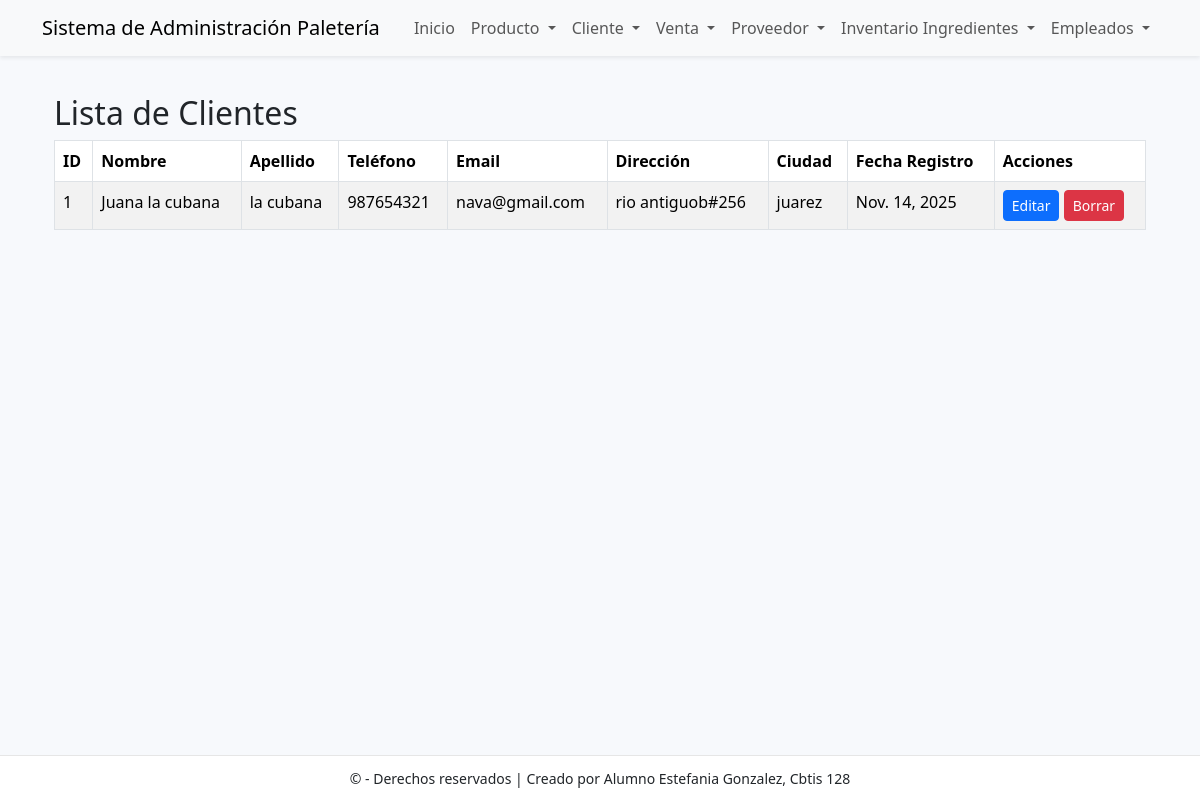
The app's page /cliente/ver/ with its own data.
### app_Paleteria/models.py (models this page shows, shortened)
class Cliente(models.Model):
    id_cliente = models.AutoField(primary_key=True)
    nombre = models.CharField(max_length=100)
    apellido = models.CharField(max_length=100)
    telefono = models.CharField(max_length=50)
    email = models.CharField(max_length=100)
    direccion = models.CharField(max_length=100)
    fecha_registro = models.DateField(auto_now_add=True)
    ciudad = models.CharField(max_length=100, blank=True)

### app_Paleteria/views.py (the view)
# urls.py: path('cliente/ver/', views.ver_cliente, name='ver_cliente'),
def ver_cliente(request):
    clientes = Cliente.objects.all().order_by('id_cliente')
    return render(request, 'cliente/ver_cliente.html', {'clientes': clientes})

### app_Paleteria/templates/cliente/ver_cliente.html
{% extends 'base.html' %}
{% block content %}
<div class="container mt-4">
  <h2>Lista de Clientes</h2>
  <table class="table table-striped table-bordered">
    <thead>
      <tr>
        <th>ID</th>
        <th>Nombre</th>
        <th>Apellido</th>
        <th>Teléfono</th>
        <th>Email</th>
        <th>Dirección</th>
        <th>Ciudad</th>
        <th>Fecha Registro</th>
        <th>Acciones</th>
      </tr>
    </thead>
    <tbody>
      {% for cliente in clientes %}
      <tr>
        <td>{{ cliente.id_cliente }}</td>
        <td>{{ cliente.nombre }}</td>
        <td>{{ cliente.apellido }}</td>
        <td>{{ cliente.telefono }}</td>
        <td>{{ cliente.email }}</td>
        <td>{{ cliente.direccion }}</td>
        <td>{{ cliente.ciudad }}</td>
        <td>{{ cliente.fecha_registro }}</td>
        <td>
          <a href="{% url 'actualizar_cliente' cliente.id_cliente %}" class="btn btn-primary btn-sm">Editar</a>
          <a href="{% url 'borrar_cliente' cliente.id_cliente %}" class="btn btn-danger btn-sm">Borrar</a>
        </td>
      </tr>
      {% empty %}
      <tr>
        <td colspan="9" class="text-center">No hay clientes registrados.</td>
      </tr>
      {% endfor %}
    </tbody>
  </table>
</div>
{% endblock %}

### app_Paleteria/templates/base.html (style rules this page uses)
body { padding-top: 70px; padding-bottom: 70px; background:#f7f9fc; }

### records on screen
Cliente: id_cliente "1", nombre "Juana la cubana", apellido "la cubana", telefono "987654321", email "nava@gmail.com", direccion "rio antiguob#256", ciudad "juarez", fecha_registro "Nov. 14, 2025"
